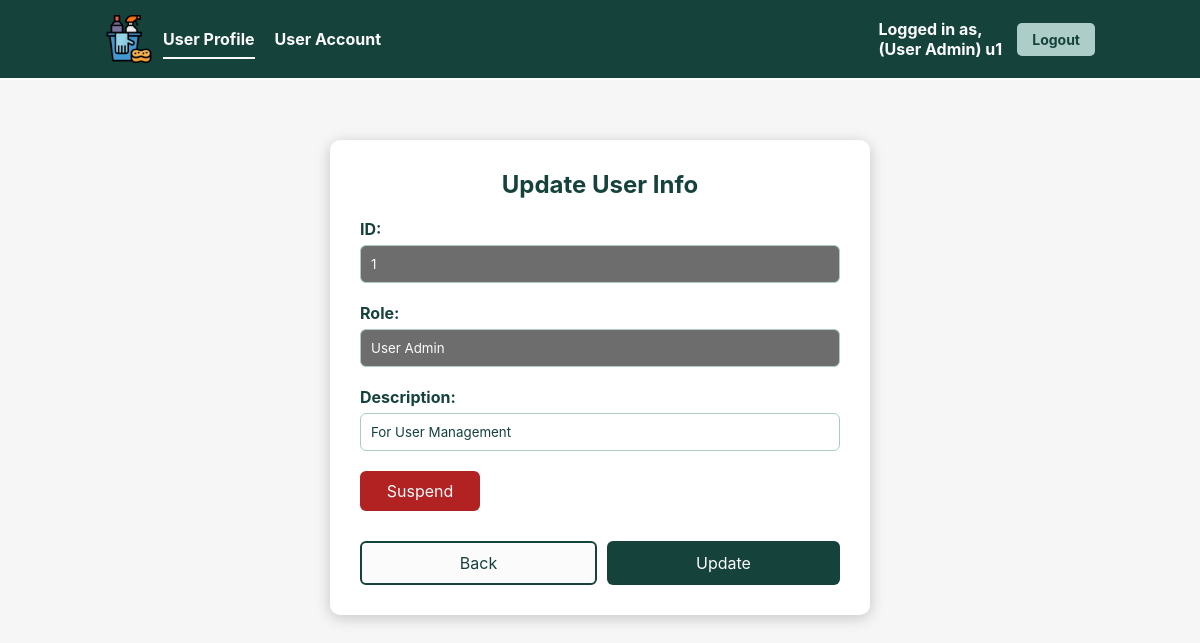
Screenshot of /updateUserProfile.php?id=1 (signed in) with the database file from the repository.
### tables this page shows
CREATE TABLE UserProfile (
    `id` INT AUTO_INCREMENT,
    `role` VARCHAR(64) UNIQUE NOT NULL,
    `description` VARCHAR(64) NULL,
    `isSuspend` BOOL NOT NULL DEFAULT 0,
    PRIMARY KEY (`id`)
);

### src/entity/UserProfile.php (called while the page is built, shortened)
<?php
class UserProfile
{
    protected int $id;
    protected string $role;
    protected string $description;
    protected int $isSuspend;
    public function readUserProfile(int $id): ?UserProfile
    {
        $db_handle = new Database();
        $db_conn = $db_handle->getConnection();
        try {
            $stmt = $db_conn->prepare("SELECT * FROM `UserProfile` WHERE `id` = :id");
            $stmt->bindParam(':id', $id);
            $execResult = $stmt->execute();
            if ($execResult) {
                $userProfile = $stmt->fetchObject('UserProfile');
                return $userProfile;
            } else {
                return null;
            }
        } catch (PDOException $e) {
            error_log("Database query failed: " . $e->getMessage());
            unset($db_handle);
            return null;
        }
    }
    public function getId(): int
    {
        return $this->id;
    }
    public function getRole(): string
    {
        return $this->role;
    }
    public function getDescription(): string
    {
        return $this->description;
    }
    public function getSuspendStatus(): int
    {
        return $this->isSuspend;
    }
}

### src/controllers/ViewUserProfileController.php (called while the page is built)
<?php
require_once("/var/www/html/entity/UserProfile.php");
class ViewUserProfileController
{
    private $userProfile;
    public function __construct()
    {
        $this->userProfile = new UserProfile();
    }
    public function readUserProfile(int $id): ?UserProfile
    {
        return $this->userProfile->readUserProfile($id);
    }
}

### src/updateUserProfile.php (the view, shortened to what this page needs)
<?php
require_once 'controllers/ViewUserProfileController.php';
if (isset($_GET['id'])) {
  $controller = new ViewUserProfileController();
  $userProfile = $controller->readUserProfile($_GET['id']);
} else {
  header("Location: viewUserProfile.php");
  exit();
}
?>
<!DOCTYPE html>
<html lang="en">
<head>
  <link rel="stylesheet" href="css/style.css">
</head>
<body>
  <div class="navbar">
    <div class="navbar-left">
      <img src='img/cleaning-logo.png' alt="Cleaning Logo" width='48px' height='48px'/>
      <a href="viewUserProfile.php" class="active">User Profile</a>
      <a href="viewUserAccount.php">User Account</a>
    </div>
    <div class="navbar-right">
      <span class="navbar-right-text">Logged in as,<br/>
        (<?php echo htmlspecialchars($_SESSION["userProfile"]); ?>)
        <?php echo htmlspecialchars($_SESSION["username"]); ?>
      </span>
      <button class="logout-button" onclick="window.location.href='logout.php'">Logout</button>
    </div>
  </div>
  <div class="form-container">
    <h2>Update User Info</h2>
    <br>
    <form action="controllers/UpdateUserProfileController.php" method="post">
      <div class="form-group">
        <label for="id">ID:</label>
        <input type="text"
               id="id"
               name="id"
               value="<?php echo htmlspecialchars($userProfile->getId()); ?>" readonly>
      </div>
      <div class="form-group">
        <label for="role">Role:</label>
        <input type="text"
               id="role"
               name="role"
               value="<?php echo htmlspecialchars($userProfile->getRole()); ?>" readonly>
        <span id='roleValidation' class='text-danger'></span>
      </div>
      <div class="form-group">
        <label for="description">Description:</label>
        <input type="text"
               id="description"
               name="description"
               value="<?php echo htmlspecialchars($userProfile->getDescription()); ?>" required>
        <span id='descValidation' class='text-danger'></span>
      </div>
      <?php if ($userProfile->getSuspendStatus() == 1) { ?>
        <div class="form-group">
        <button type="button" class="suspend-button-disabled" disabled>Suspend</button>
        </div>
      <?php } else { ?>
        <div class="form-group">
        <button type="button" class="suspend-button" onclick="suspendButtonClicked()">Suspend</button>
        </div>
      <?php } ?>
      <div class="submit-row">
        <button type="button"
                onclick='window.location.href="viewUserProfile.php"'
                class="back-button">Back</button>
        <button type="submit" id="submit-button" class="submit-button">Update</button>
      </div>
    </form>
  </div>
</body>
</html>

### src/css/style.css (style rules this page uses)
* { margin: 0px; padding: 0px; box-sizing: border-box; font-family: 'Inter', 'Segoe UI', sans-serif; }
body { height: 100vh; background-color: #F6F6F6; }
.text-danger { color: #B22222; padding: 2px }
.navbar { background-color: #16423C; padding: 15px 0; display: flex; justify-content: space-between; align-items: center; border-bottom: 2px solid #FBFBFB; }
.navbar-left { display: flex; align-items: center; margin-left: 105px; }
.navbar-left img { margin-right: 10px; }
.navbar-left a { color: #FBFBFB; text-decoration: none; margin-right: 20px; padding: 10px 0; position: relative; font-weight: bold; }
.navbar-left a.active::after { content: ''; position: absolute; bottom: 0; left: 0; width: 100%; height: 2px; background-color: #FBFBFB; }
.navbar-right { display: flex; align-items: center; margin-right: 105px; }
.navbar-right-text { margin-right: 15px; color: #FBFBFB; font-weight: bold; }
.logout-button { background-color: #ADCDC8; color: #16423C; border: none; padding: 8px 15px; border-radius: 5px; cursor: pointer; font-size: 14px; font-weight: bold; }
h2 { text-align: center; color: #16423C; }
.form-container { position: relative; width: 540px; height: auto; max-width: 600px; margin: auto; margin-top: 5%; background-color: white; padding: 30px; border-radius: 10px; box-shadow: 0px 3px 15px rgba(0,0,0,0.2); }
.form-group label { font-weight: bold; color: #16423C; }
.form-group input[type="text"], .form-group input[type="number"], .form-group input[type="password"], .form-group input[type="email"], .form-group input[type="tel"] { width: 100%; padding: 10px; border: 1px solid #ADCDC8; color: #16423C; border-radius: 6px; margin-top: 6px; }
.form-group input[readonly] { background-color: #6e6d6d; color: #FBFBFB; cursor: not-allowed; }
.form-group { margin-bottom: 20px; }
.submit-row { display: flex; justify-content: space-between; gap: 10px; margin-top: 30px; }
.suspend-button { background-color: #B22222; color: #FBFBFB; padding: 10px; font-size: 16px; border: none; border-radius: 6px; cursor: pointer; width: 25%; }
.back-button { flex: 1; background-color: #FBFBFB; color: #16423C; border: 2px solid #16423C; border-radius: 6px; padding: 10px; font-size: 16px; cursor: pointer; transition: 0.2s ease; text-align: center; text-decoration: none; }
.submit-button { flex: 1; background-color: #16423C; color: #FBFBFB; padding: 10px; font-size: 16px; border: none; border-radius: 6px; cursor: pointer; }

### rows the page displays
userprofile: id "1", role "User Admin", description "For User Management"

### other values shown
$_SESSION["userProfile"] "User Admin"
$_SESSION["username"] "u1"
